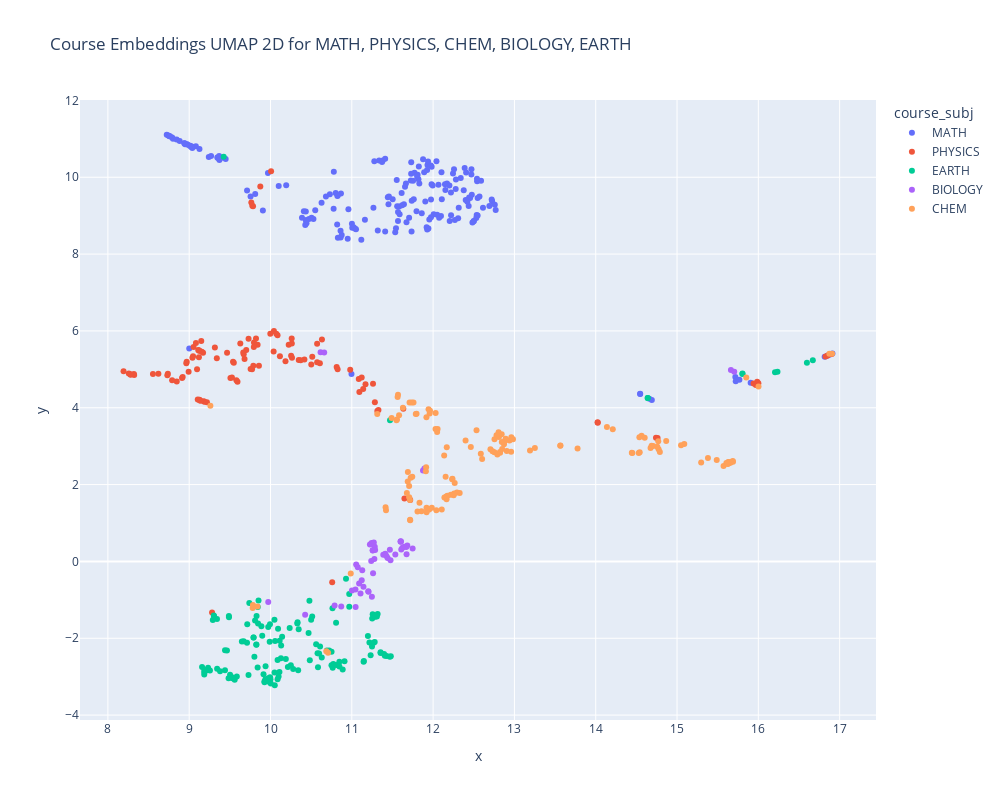

The code cell stored with this chart in its notebook:
### Code cell
# STEM
umap_subset(['MATH', 'PHYSICS', 'CHEM', 'BIOLOGY', 'EARTH'], 32)
# You can kinda make out that one of the axis relates to the order of magnitude at which things are being analyzed.

### Figure 1 — Plotly figure (JSON) as saved in the notebook; plotly's stock layout.template omitted (floating-point values rounded to 4 significant figures; data arrays with more than 128 entries replaced by an {"elided": "..."} marker saying what was removed)
{"data": [{"customdata": {"elided": "193x1 str values"}, "hovertemplate": "<b>%{hovertext}</b><br><br>course_subj=MATH<br>x=%{x}<br>y=%{y}<br>course_code=%{customdata[0]}<extra></extra>", "hovertext": {"elided": "193 str values"}, "legendgroup": "MATH", "marker": {"color": "#636efa", "symbol": "circle"}, "mode": "markers", "name": "MATH", "orientation": "v", "showlegend": true, "textposition": "top center", "type": "scatter", "x": {"elided": "193 float values"}, "xaxis": "x", "y": {"elided": "193 float values"}, "yaxis": "y"}, {"customdata": [["PHYSICS 106.0"], ["PHYSICS 115.0"], ["PHYSICS 121.0"], ["PHYSICS 140.0"], ["PHYSICS 141.0"], ["PHYSICS 150.0"], ["PHYSICS 151.0"], ["PHYSICS 160.0"], ["PHYSICS 161.0"], ["PHYSICS 240.0"], ["PHYSICS 241.0"], ["PHYSICS 250.0"], ["PHYSICS 251.0"], ["PHYSICS 260.0"], ["PHYSICS 261.0"], ["PHYSICS 316.0"], ["PHYSICS 340.0"], ["PHYSICS 360.0"], ["PHYSICS 370.0"], ["PHYSICS 380.0"], ["PHYSICS 390.0"], ["PHYSICS 391.0"], ["PHYSICS 401.0"], ["PHYSICS 402.0"], ["PHYSICS 405.0"], ["PHYSICS 406.0"], ["PHYSICS 411.0"], ["PHYSICS 413.0"], ["PHYSICS 415.0"], ["PHYSICS 435.0"], ["PHYSICS 440.0"], ["PHYSICS 441.0"], ["PHYSICS 442.0"], ["PHYSICS 445.0"], ["PHYSICS 450.0"], ["PHYSICS 453.0"], ["PHYSICS 495.0"], ["PHYSICS 496.0"], ["PHYSICS 497.0"], ["PHYSICS 501.0"], ["PHYSICS 505.0"], ["PHYSICS 508.0"], ["PHYSICS 510.0"], ["PHYSICS 511.0"], ["PHYSICS 513.0"], ["PHYSICS 515.0"], ["PHYSICS 520.0"], ["PHYSICS 526.0"], ["PHYSICS 535.0"], ["PHYSICS 590.0"], ["PHYSICS 650.0"], ["PHYSICS 715.0"], ["PHYSICS 990.0"], ["PHYSICS 993.0"], ["PHYSICS 995.0"], ["PHYSICS 998.0"], ["PHYSICS 102.0"], ["PHYSICS 106.0"], ["PHYSICS 115.0"], ["PHYSICS 121.0"], ["PHYSICS 140.0"], ["PHYSICS 141.0"], ["PHYSICS 150.0"], ["PHYSICS 151.0"], ["PHYSICS 180.0"], ["PHYSICS 210.0"], ["PHYSICS 240.0"], ["PHYSICS 241.0"], ["PHYSICS 250.0"], ["PHYSICS 251.0"], ["PHYSICS 260.0"], ["PHYSICS 261.0"], ["PHYSICS 290.0"], ["PHYSICS 316.0"], ["PHYSICS 340.0"], ["PHYSICS 360.0"], ["PHYSICS 390.0"], ["PHYSICS 391.0"], ["PHYSICS 401.0"], ["PHYSICS 405.0"], ["PHYSICS 406.0"], ["PHYSICS 411.0"], ["PHYSICS 413.0"], ["PHYSICS 415.0"], ["PHYSICS 417.0"], ["PHYSICS 430.0"], ["PHYSICS 433.0"], ["PHYSICS 440.0"], ["PHYSICS 441.0"], ["PHYSICS 442.0"], ["PHYSICS 450.0"], ["PHYSICS 453.0"], ["PHYSICS 457.0"], ["PHYSICS 460.0"], ["PHYSICS 463.0"], ["PHYSICS 495.0"], ["PHYSICS 496.0"], ["PHYSICS 497.0"], ["PHYSICS 500.0"], ["PHYSICS 501.0"], ["PHYSICS 506.0"], ["PHYSICS 512.0"], ["PHYSICS 515.0"], ["PHYSICS 521.0"], ["PHYSICS 523.0"], ["PHYSICS 542.0"], ["PHYSICS 611.0"], ["PHYSICS 621.0"], ["PHYSICS 651.0"], ["PHYSICS 715.0"], ["PHYSICS 990.0"], ["PHYSICS 993.0"], ["PHYSICS 995.0"], ["PHYSICS 998.0"]], "hovertemplate": "<b>%{hovertext}</b><br><br>course_subj=PHYSICS<br>x=%{x}<br>y=%{y}<br>course_code=%{customdata[0]}<extra></extra>", "hovertext": ["Everyday Physics", "Principles of Physics", "Physics of Architecture and Design", "General Physics I", "Elementary Laboratory I", "Fundamental Physics for the Life Sciences I", "Physics for the Life Sciences Laboratory I", "Honors Physics I", "Honors Introductory Mechanics Lab", "General Physics II", "Elementary Laboratory II", "Fundamental Physics for the Life Sciences II", "Physics for the Life Sciences Laboratory II", "Honors Physics II", "Honors Electricity and Magnetism Lab", "Mathematical Methods for Physics and Engineering", "Waves, Heat, and Light", "Honors Physics III", "Physical and Chemical Principles Behind Biology and Medicine", "Intermediate Topics in Physics: Introduction to Quantum Computing", "Introduction to Modern Physics", "Introduction to Modern Physics Lab", "Intermediate Mechanics", "Optics", "Intermediate Electricity and Magnetism", "Statistical and Thermal Physics", "Introduction to Computational Physics", "Introduction to Nonlinear Dynamics and the Physics of Complexity", "Undergraduate Research", "Gravitational Physics", "Instrumentation for the Physical Sciences", "Advanced Laboratory I", "Advanced Laboratory II", "Entropy and Information: Concepts and Applications", "Laboratory Techniques in Biophysics", "Quantum Mechanics", "Physics Research Capstone", "Senior Thesis, I", "Senior Thesis II", "First-Year Mini-Colloquium", "Electrodynamics and Classical Fields I", "Theory of Social and Technological Networks", "Statistical Mechanics", "Advanced Quantum Mechanics I", "Quantum Field Theory I", "Supervised Research", "Condensed Matter Physics", "Cosmology II - The Late Universe", "General Relativity", "Graduate Topics in Physics: Computational Symmetry in AI & Robotics", "Optical Waves in Crystals", "Special Problems", "Dissertation/Precandidate", "Graduate Student Instructor Training Program", "Dissertation/Candidate", "Physics Curricular Practical Training", "Mini Course in the Natural Sciences: Time", "Everyday Physics", "Principles of Physics", "Physics of Architecture and Design", "General Physics I", "Elementary Laboratory I", "Fundamental Physics for the Life Sciences I", "Physics for the Life Sciences Laboratory I", "Topics in Physics: Great Books in Physics", "Sustainable Energy Futures", "General Physics II", "Elementary Laboratory II", "Fundamental Physics for the Life Sciences II", "Physics for the Life Sciences Laboratory II", "Honors Physics II", "Honors Electricity and Magnetism Lab", "Physics of the Body and Mind", "Mathematical Methods for Physics and Engineering", "Waves, Heat, and Light", "Honors Physics III", "Introduction to Modern Physics", "Introduction to Modern Physics Lab", "Intermediate Mechanics", "Intermediate Electricity and Magnetism", "Statistical and Thermal Physics", "Introduction to Computational Physics", "Introduction to Nonlinear Dynamics and the Physics of Complexity", "Undergraduate Research", "Dynamical Processes in Biophysics", "Medical Physics", "Biocomplexity", "Instrumentation for the Physical Sciences", "Advanced Laboratory I", "Advanced Laboratory II", "Laboratory Techniques in Biophysics", "Quantum Mechanics", "Particle Physics and Cosmology", "Quantum Mechanics II", "Introduction to Solid State Physics", "Physics Research Capstone", "Senior Thesis, I", "Senior Thesis II", "Methods in Research", "First-Year Mini-Colloquium", "Electrodynamics and Classical Fields II", "Advanced Quantum Mechanics II", "Supervised Research", "Elementary Particle Physics I", "Quantum Field Theory II", "Quantum Optics", "Nonlinear Optics", "Quantum Theory of Fields", "Lasers", "Special Problems", "Dissertation/Precandidate", "Graduate Student Instructor Training Program", "Dissertation/Candidate", "Physics Curricular Practical Training"], "legendgroup": "PHYSICS", "marker": {"color": "#EF553B", "symbol": "circle"}, "mode": "markers", "name": "PHYSICS", "orientation": "v", "showlegend": true, "textposition": "top center", "type": "scatter", "x": [9.119, 9.171, 9.124, 9.122, 8.993, 9.178, 8.912, 9.34, 9.04, 9.998, 8.737, 9.187, 8.847, 9.797, 8.965, 9.73, 9.67, 9.841, 11.63, 9.681, 10.35, 9.549, 9.148, 10.26, 10.09, 11.33, 10.42, 9.776, 8.323, 9.701, 8.554, 8.28, 8.257, 10.01, 11.65, 11.09, 15.99, 9.594, 9.507, 9.789, 10.22, 9.875, 11.28, 10.81, 10.57, 14.76, 11.14, 10.04, 10.12, 10.18, 10.57, 9.773, 16.9, 15.94, 16.83, 14.03, 9.466, 9.048, 9.155, 9.111, 9.054, 9.096, 9.125, 8.92, 9.316, 9.281, 10.04, 8.732, 9.13, 8.79, 9.821, 8.969, 9.105, 9.628, 9.665, 9.795, 10.37, 9.539, 9.083, 10.07, 11.31, 10.51, 9.785, 8.32, 9.218, 9.137, 9.764, 8.621, 8.193, 8.277, 11.72, 11.17, 10.26, 11.26, 11.09, 16.0, 9.58, 9.526, 10.76, 9.858, 10.26, 10.83, 14.74, 10.25, 10.61, 11.12, 10.63, 10.5, 10.98, 9.755, 16.9, 15.97, 16.85, 14.02], "xaxis": "x", "y": [5.314, 5.434, 5.481, 5.49, 4.94, 4.168, 4.776, 5.288, 5.303, 5.929, 4.886, 4.155, 4.68, 5.695, 5.159, 5.797, 5.395, 5.64, 3.974, 5.268, 5.243, 5.169, 5.738, 5.671, 5.89, 3.944, 5.254, 9.257, 4.852, 5.501, 4.876, 4.862, 4.89, 10.15, 1.641, 4.748, 4.677, 4.678, 4.775, 5.092, 5.642, 9.762, 4.143, 5.06, 5.182, 3.215, 4.49, 5.462, 5.341, 5.208, 5.665, 5.004, 5.401, 4.634, 5.333, 3.613, 5.435, 5.338, 5.457, 5.502, 5.579, 5.0, 4.211, 4.797, 5.572, -1.332, 5.997, 4.847, 4.197, 4.719, 5.804, 5.198, 4.215, 5.674, 5.438, 5.579, 5.24, 5.199, 5.689, 5.929, 3.917, 5.327, 9.247, 4.878, 4.14, 4.182, 9.343, 4.884, 4.95, 4.871, 1.599, 4.61, 5.304, 4.626, 4.412, 4.637, 4.719, 4.785, -0.5393, 5.091, 5.8, 5.002, 3.217, 5.352, 5.16, 4.79, 5.774, 5.125, 4.988, 5.009, 5.4, 4.593, 5.361, 3.624], "yaxis": "y"}, {"customdata": {"elided": "137x1 str values"}, "hovertemplate": "<b>%{hovertext}</b><br><br>course_subj=EARTH<br>x=%{x}<br>y=%{y}<br>course_code=%{customdata[0]}<extra></extra>", "hovertext": {"elided": "137 str values"}, "legendgroup": "EARTH", "marker": {"color": "#00cc96", "symbol": "circle"}, "mode": "markers", "name": "EARTH", "orientation": "v", "showlegend": true, "textposition": "top center", "type": "scatter", "x": {"elided": "137 float values"}, "xaxis": "x", "y": {"elided": "137 float values"}, "yaxis": "y"}, {"customdata": [["BIOLOGY 101.0"], ["BIOLOGY 108.0"], ["BIOLOGY 117.0"], ["BIOLOGY 120.0"], ["BIOLOGY 121.0"], ["BIOLOGY 131.0"], ["BIOLOGY 171.0"], ["BIOLOGY 172.0"], ["BIOLOGY 173.0"], ["BIOLOGY 174.0"], ["BIOLOGY 192.0"], ["BIOLOGY 200.0"], ["BIOLOGY 202.0"], ["BIOLOGY 207.0"], ["BIOLOGY 212.0"], ["BIOLOGY 225.0"], ["BIOLOGY 226.0"], ["BIOLOGY 272.0"], ["BIOLOGY 281.0"], ["BIOLOGY 299.0"], ["BIOLOGY 305.0"], ["BIOLOGY 525.0"], ["BIOLOGY 102.0"], ["BIOLOGY 105.0"], ["BIOLOGY 116.0"], ["BIOLOGY 117.0"], ["BIOLOGY 118.0"], ["BIOLOGY 120.0"], ["BIOLOGY 121.0"], ["BIOLOGY 131.0"], ["BIOLOGY 171.0"], ["BIOLOGY 172.0"], ["BIOLOGY 173.0"], ["BIOLOGY 197.0"], ["BIOLOGY 200.0"], ["BIOLOGY 201.0"], ["BIOLOGY 205.0"], ["BIOLOGY 207.0"], ["BIOLOGY 225.0"], ["BIOLOGY 226.0"], ["BIOLOGY 230.0"], ["BIOLOGY 256.0"], ["BIOLOGY 281.0"], ["BIOLOGY 288.0"], ["BIOLOGY 290.0"], ["BIOLOGY 299.0"], ["BIOLOGY 305.0"], ["BIOLOGY 312.0"], ["BIOLOGY 526.0"], ["BIOLOGY 631.0"]], "hovertemplate": "<b>%{hovertext}</b><br><br>course_subj=BIOLOGY<br>x=%{x}<br>y=%{y}<br>course_code=%{customdata[0]}<extra></extra>", "hovertext": ["Food, Energy, and Environmental Justice", "Introduction to Animal Diversity", "Metacognitive Learning Strategies: The Science of Study", "First Year Seminar in Biology: Plant World: Floral Fights & Friendships", "Topics in Biology: The Human Microbiome", "Python Programming for the Sciences", "Introductory Biology: Ecology and Evolution", "Introductory Biology - Molecular, Cellular, and Developmental", "Introductory Biology Laboratory", "Introduction to Cell and Molecular Biology", "Accelerated Introductory Biology", "Undergraduate Tutorial", "Biological Data Analysis and Programming", "Microbiology", "Plants and Human Health", "Principles of Human and Animal Physiology", "Human and Animal Physiology Laboratory", "Fundamentals of Cell Biology", "General Ecology", "Undergraduate Research in Biology, Health, and Society", "Genetics", "Chemical Biology I", "Practical Botany", "Biology of Nutrition", "Biology of Sex", "Metacognitive Learning Strategies: The Science of Study", "Plagues, People, and Policies", "First Year Seminar in Biology: Mysterious Minds: Biological and Social Aspects of Brain Disorders", "Topics in Biology: Navigating Your Post-Graduation STEM Career Path", "Python Programming for the Sciences", "Introductory Biology: Ecology and Evolution", "Introductory Biology - Molecular, Cellular, and Developmental", "Introductory Biology Laboratory", "Science Writing for Everyday Life", "Undergraduate Tutorial", "Intermediate Topics in Biology: Visualizing Biogeography", "Developmental Biology", "Microbiology", "Principles of Human and Animal Physiology", "Human and Animal Physiology Laboratory", "Introduction to Plant Biology", "Environmental Physiology of Animals", "General Ecology", "Animal Diversity", "Biotechnology and Bioenvironmental Science", "Undergraduate Research in Biology, Health, and Society", "Genetics", "Preparing for Graduate School in Biology", "Chemical Biology II", "Genetic Program Student Seminar"], "legendgroup": "BIOLOGY", "marker": {"color": "#ab63fa", "symbol": "circle"}, "mode": "markers", "name": "BIOLOGY", "orientation": "v", "showlegend": true, "textposition": "top center", "type": "scatter", "x": [9.972, 11.11, 15.7, 11.09, 11.6, 10.62, 11.21, 11.26, 11.61, 11.47, 11.39, 11.62, 11.48, 11.6, 11.12, 11.54, 11.68, 11.28, 10.87, 11.24, 11.22, 11.89, 11.26, 11.67, 11.14, 15.66, 11.05, 11.07, 10.43, 10.66, 11.2, 11.26, 11.67, 11.13, 11.65, 11.05, 11.41, 11.6, 11.44, 11.75, 11.04, 11.0, 10.79, 11.25, 11.29, 11.28, 11.24, 11.43, 11.88, 11.27], "xaxis": "x", "y": [-1.059, -0.8364, 4.935, -0.5745, 0.5258, 5.444, -0.7904, 0.2898, 0.3136, 0.3039, 0.1759, 0.356, 0.03243, 0.5131, -0.4907, 0.1791, 0.4116, 0.3808, -1.175, 0.01376, 0.4415, 2.417, -0.3102, 0.3754, -0.6567, 4.981, -0.07998, -0.1495, -1.387, 5.441, -0.7788, 0.2826, 0.1895, -0.2271, 0.3803, -1.188, 0.1979, 0.5161, 0.09158, 0.3343, -0.7328, -0.7553, -1.146, -0.9214, 0.2974, 0.06251, 0.4795, 0.1438, 2.368, 0.4908], "yaxis": "y"}, {"customdata": {"elided": "137x1 str values"}, "hovertemplate": "<b>%{hovertext}</b><br><br>course_subj=CHEM<br>x=%{x}<br>y=%{y}<br>course_code=%{customdata[0]}<extra></extra>", "hovertext": {"elided": "137 str values"}, "legendgroup": "CHEM", "marker": {"color": "#FFA15A", "symbol": "circle"}, "mode": "markers", "name": "CHEM", "orientation": "v", "showlegend": true, "textposition": "top center", "type": "scatter", "x": {"elided": "137 float values"}, "xaxis": "x", "y": {"elided": "137 float values"}, "yaxis": "y"}], "layout": {"height": 800, "legend": {"title": {"text": "course_subj"}, "tracegroupgap": 0}, "title": {"text": "Course Embeddings UMAP 2D for MATH, PHYSICS, CHEM, BIOLOGY, EARTH"}, "width": 1000, "xaxis": {"anchor": "y", "domain": [0, 1], "title": {"text": "x"}}, "yaxis": {"anchor": "x", "domain": [0, 1], "title": {"text": "y"}}}}
